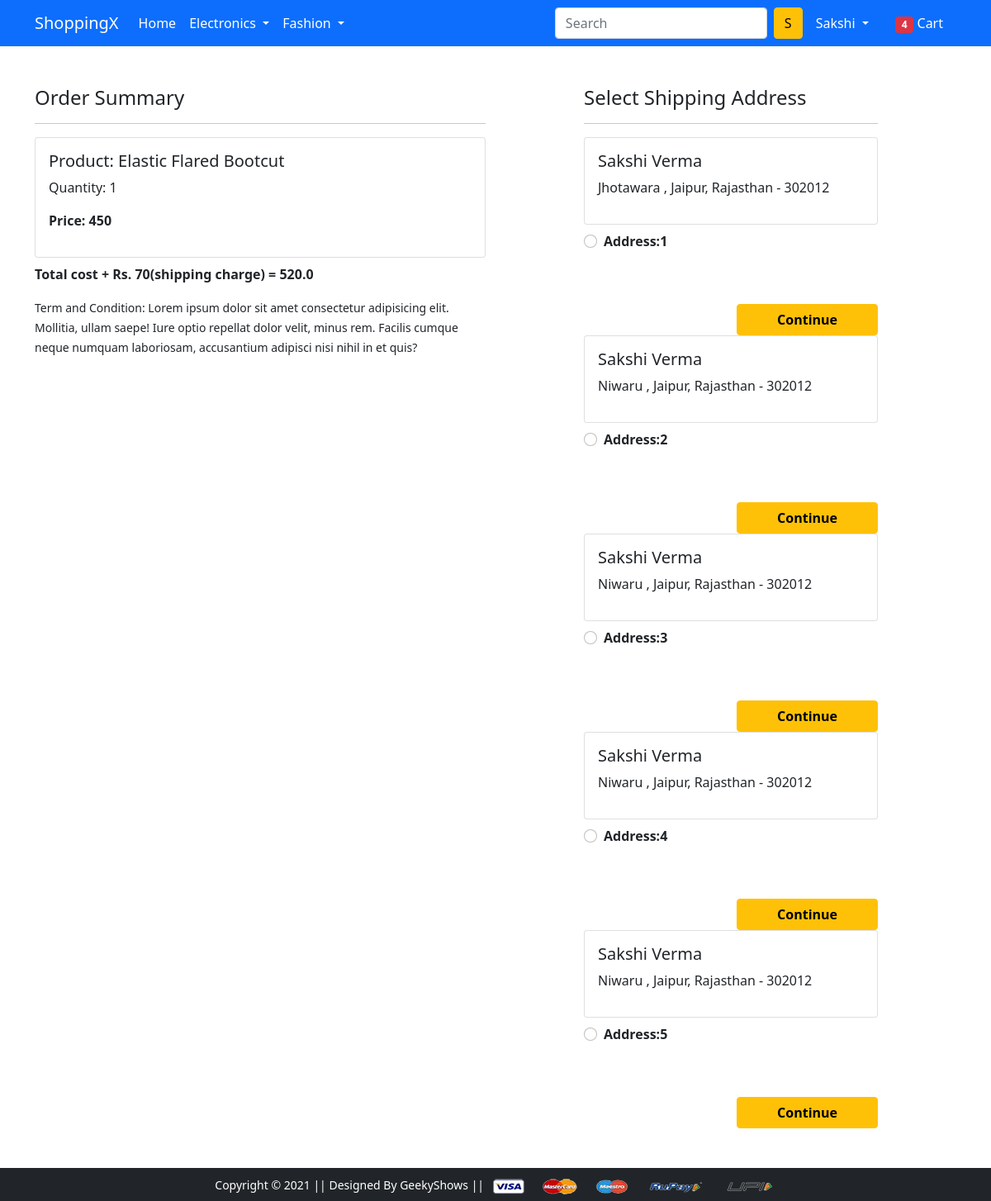
The page /checkout/ (signed in) on the database its author committed.
### app/models.py (models this page shows, shortened)
class Cart(models.Model):
    user = models.ForeignKey(User, on_delete=models.CASCADE)
    products = models.ForeignKey(Products, on_delete=models.CASCADE)
    quantity =  models.IntegerField()
    @property
    def total_cost(self):
        return self.quantity * self.products.discount_price

class Products(models.Model):
    title = models.CharField(max_length=100)
    selling_price = models.IntegerField()
    discount_price = models.IntegerField()
    description = models.CharField(max_length=200)
    brand = models.CharField(max_length=50)
    image = models.ImageField(upload_to='productimg')
    category = models.CharField(choices=Product_Category,max_length=2)

class Customer(models.Model):
    user = models.ForeignKey(User, on_delete=models.CASCADE)
    name = models.CharField(max_length=50)
    locality = models.CharField(max_length=200)
    city = models.CharField(max_length=50)
    zipcode = models.IntegerField()
    state = models.CharField(choices=State_Choice, max_length=50)

### app/views.py (the view)
# urls.py: path('checkout/',views.checkout, name="checkout"),
@login_required
def checkout(request):
  user = request.user
  add =  Customer.objects.filter(user=user)
  cart_items = Cart.objects.filter(user=user)
  amount = 0.0
  shipping = 70.0
  cart_product = [p for p in Cart.objects.all() if p.user == user]
  if cart_product:
    for p in cart_product:
      tempamount = (p.quantity * p.products.discount_price)
      amount += tempamount
    totalamount = amount + shipping
  return render(request,'app/checkout.html',{'add':add,'cart_items':cart_items,'totalamount':totalamount})

### templates/app/checkout.html (shortened to what this page needs)
{% extends 'app/base.html' %}
{% load static %}
{% block main-content %}
<div class="container">
 <div class="row mt-5">
  <div class="col-sm-6">
    <h4>Order Summary</h4>
    <hr>
      {% for item in cart_items %}
      <div class="card mb-2">
        <div class="card-body">
          <h5>Product: {{item.products.title}}</h5>
          <p>Quantity: {{item.quantity}}</p>
          <p class="fw-bold">Price: {{item.total_cost}}</p>
        </div>
      </div>
      {% endfor %}
      <p class="fw-bold">Total cost + Rs. 70(shipping charge) = {{totalamount}}</p>
    <small>Term and Condition: Lorem ipsum dolor sit amet consectetur adipisicing elit. Mollitia, ullam saepe! Iure optio repellat dolor velit, minus rem. Facilis cumque neque numquam laboriosam, accusantium adipisci nisi nihil in et quis?</small>
  </div>
  <div class="col-sm-4 offset-sm-1">
    <h4>Select Shipping Address</h4>
    <hr>
    <form action="/paymentdone">
      {% for ad in add %}
      <div class="card">
        <div class="card-body">
        <h5>{{ad.name}} </h5>
        <p>{{ad.locality}} , {{ad.city}}, {{ad.state}} - {{ad.zipcode}}</p>
        </div>
      </div>
        <div class="form-check mt-2 mb-5">
          <input class="form-check-input" type="radio" name="custid" id="custadd{{forloop.counter}}"  value="{{ad.id}}">
          <label class="form-check-label fw-bold" for="">
            Address:{{forloop.counter}} </label>
        </div>
        <div class="text-end">
          <button type="submit" class="btn btn-warning mt-3 px-5 fw-bold">Continue</button>
        </div>
        {% endfor %}
      </form>
    </div>
  </div>
</div>
{% endblock main-content %}

### templates/app/base.html (shortened to what this page needs)
<!doctype html>
{% load static %}
<html lang="en">
  <head>
    <link href="https://cdn.jsdelivr.net/npm/bootstrap@5.0.0-beta1/dist/css/bootstrap.min.css" rel="stylesheet">
    <link rel="stylesheet" href="{% static 'app/css/owl.carousel.min.css' %}">
    <link rel="stylesheet" href="{% static 'app/css/all.min.css' %}">
    <link rel="stylesheet" href="{% static 'app/css/style.css' %}">
  </head>
  <body>
    <nav class="navbar navbar-expand-lg navbar-dark bg-primary">
     <div class="container">
       <a class="navbar-brand" href="/">ShoppingX</a>
       <div class="collapse navbar-collapse" id="navbarSupportedContent">
         <ul class="navbar-nav me-auto mb-2 mb-lg-0">
           <li class="nav-item">
             <a class="nav-link active" aria-current="page" href="/">Home</a>
           </li>
           <li class="nav-item dropdown">
             <a class="nav-link dropdown-toggle text-white" href="#" id="electronicsDropdown" role="button" data-bs-toggle="dropdown" aria-expanded="false">
               Electronics
             </a>
           </li>
           <li class="nav-item dropdown">
             <a class="nav-link dropdown-toggle text-white" href="#" id="fashionDropdown" role="button" data-bs-toggle="dropdown" aria-expanded="false">
               Fashion
             </a>
           </li>
         </ul>
         <form class="d-flex">
           <input class="form-control me-2" type="search" placeholder="Search" aria-label="Search">
           <button class="btn btn-warning" type="submit">S</button>
         </form>
         <div>
          <ul class="navbar-nav me-auto mb-2 mb-lg-0">
          {% if request.user.is_authenticated %}
           <li class="nav-item dropdown mx-2">
              <a class="nav-link dropdown-toggle text-white" href="#" id="profileDropdown" role="button" data-bs-toggle="dropdown" aria-expanded="false">
                {{request.user.username|capfirst}}
              </a>
            </li>
            <li class="nav-item mx-2">
             <a href="cart" class="nav-link text-white"><span class="badge bg-danger">4</span> Cart </a>
            </li>
          {% endif %}
          </ul>
         </div>
       </div>
     </div>
    </nav>
    {% block main-content %} {% endblock main-content %}
    <footer class="container-fluid bg-dark text-center p-2 mt-5">
        <small class="text-white">Copyright &copy; 2021 || Designed By GeekyShows || </small>
        <img src="{% static 'app/images/payment.png' %}" alt="" srcset="" class="img-fluid" height="2px">
    </footer>
  </body>
</html>

### rows shown on the page
Cart: products "Elastic Flared Bootcut", quantity "1", total_cost "450"
Customer: name "Sakshi Verma", locality "Jhotawara", city "Jaipur", state "Rajasthan", zipcode "302012"
Customer: name "Sakshi Verma", locality "Niwaru", city "Jaipur", state "Rajasthan", zipcode "302012"
Customer: name "Sakshi Verma", locality "Niwaru", city "Jaipur", state "Rajasthan", zipcode "302012"
Customer: name "Sakshi Verma", locality "Niwaru", city "Jaipur", state "Rajasthan", zipcode "302012"
Customer: name "Sakshi Verma", locality "Niwaru", city "Jaipur", state "Rajasthan", zipcode "302012"

### other values the page prints
{{ request.user.username|capfirst }} "Sakshi"
{{ totalamount }} "520.0"
